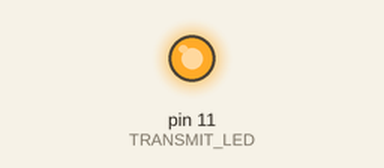
A sketch run on a simulated Arduino Uno, built with avr-gcc and run on an emulated ATmega328P. Shown: output pins drawn as LEDs (lit = HIGH).

Above: at 0.05 s.
At 1.2 s:
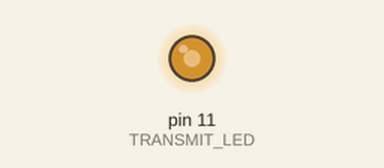
At 1.45 s:
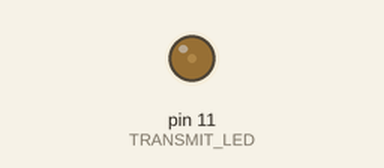
At 1.8 s:
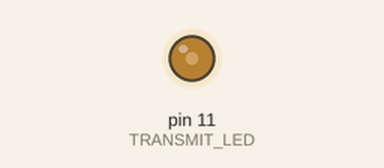
Timing chart, 0 to 4.1 s (numbered marks = the images above):
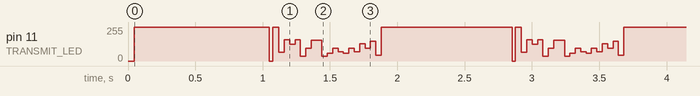

The sketch:

Transmit_code_test.ino
```cpp
#define TRANSMIT_LED 11                                // Connect a led with resistor to D11 of arduino
#define SAMPLING_TIME 5                              // increasing PERIOD will reduce the speed of communication while reducing the probability of error

 char text[] = "This is PD Lab. ";

//Declaration
bool transmit_data = true;
int bytes_counter = 1;
int total_bytes;

void setup()                                           // setting up the output
{
  pinMode(TRANSMIT_LED,OUTPUT);                        // measuring the length of input text data
  total_bytes = strlen(text);
}

void loop()                                            // loop for the string which iterates length of string + 1 times
{

   while(transmit_data)
   {
    transmit_byte(text[total_bytes - bytes_counter]);
    bytes_counter--;
      if(bytes_counter == 0)
      {
        transmit_data = false;
      }

   }

   transmit_data = true;
   bytes_counter = total_bytes;
   delay(1000);
 }

void transmit_byte(char data_byte)                      // function for transmitting each charcter as a byte or 8 bits
{
  digitalWrite(TRANSMIT_LED,LOW);                       // output-ing low in digital pin D11 to mark the start of transmission of 1 byte
  delay(SAMPLING_TIME);
  for(int i = 0; i < 8; i++)                            // loop for transmission of 8 bits=1 byte=1 character which iterates 8 times
  {
    digitalWrite(TRANSMIT_LED,(data_byte >> i) & 0x01); // bit wise and-ing each bit of byte from LSB side with 1 to get 1 bit at a time
    delay(SAMPLING_TIME);
  }
 digitalWrite(TRANSMIT_LED,HIGH);                       // output-ing high in digital pin D11 to mark the end of 1 byte transmission
 delay(SAMPLING_TIME);
}
```

Measured:
- by itself, pin 11 (TRANSMIT_LED): moves between 0/255 and 255/255, repeating every 1.8 s
